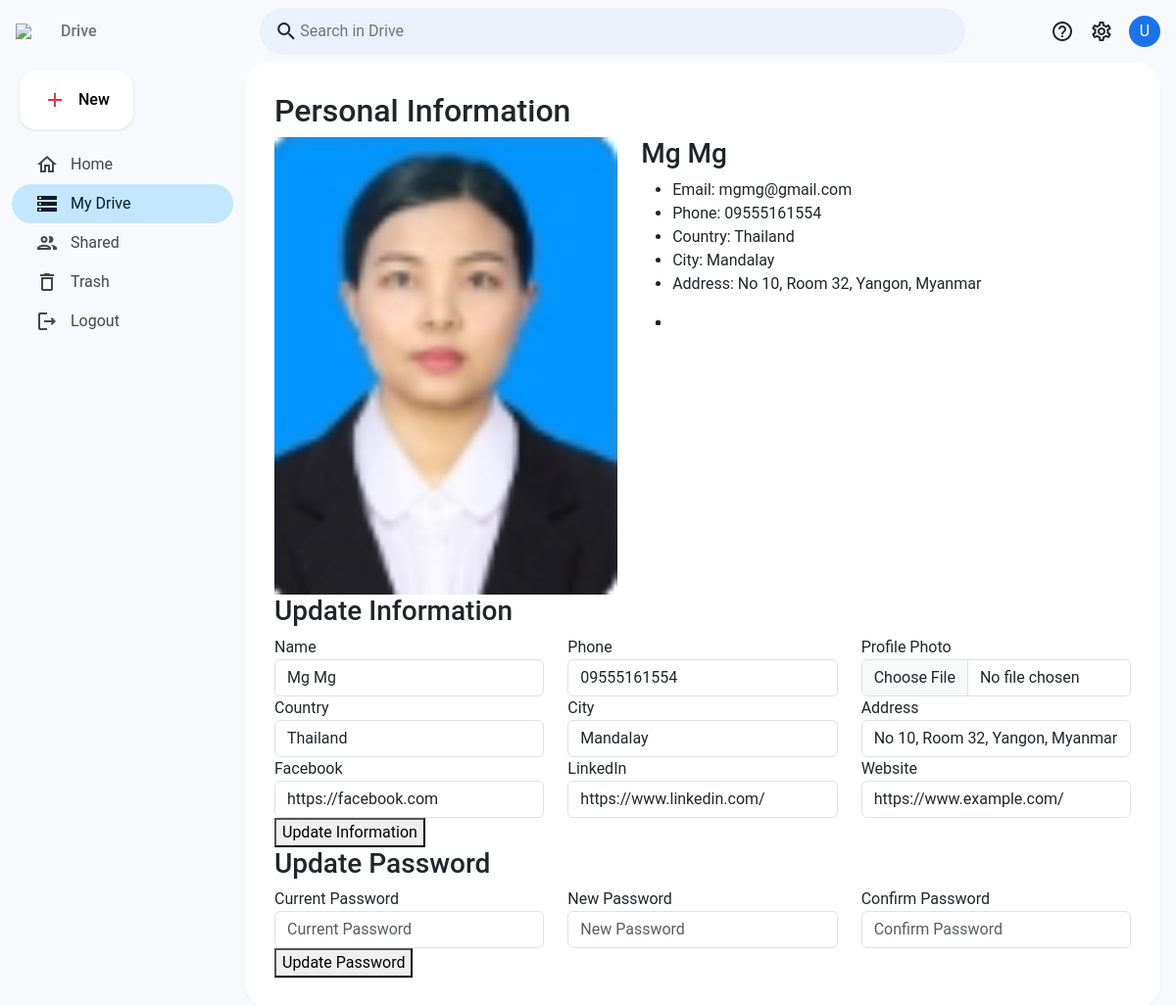
Page /profile/ (signed in) on the committed database.
### apps/accounts/models.py (models this page shows, shortened)
class Profile(models.Model):
    MEMBER_TYPE_CHOICES = [
        ("ADMIN", "Admin"),
        ("MEMBER", "Member"),
    ]
    user = models.OneToOneField(User, on_delete=models.CASCADE, related_name="profile")
    company = models.ForeignKey(
        Company, on_delete=models.CASCADE, related_name="user", null=True, blank=True
    )
    phone = models.CharField(max_length=20, blank=True, null=True)
    user_type = models.CharField(
        max_length=10, choices=MEMBER_TYPE_CHOICES, default="MEMBER"
    )
    country = models.ForeignKey(
        Country,
        on_delete=models.SET_NULL,
        related_name="profiles_country",
        null=True,
        blank=True,
    )
    city = models.ForeignKey(
        City,
        on_delete=models.SET_NULL,
        related_name="profiles_city",
        null=True,
        blank=True,
    )
    address = models.TextField(blank=True, null=True)
    photo = models.ImageField(upload_to="profile_photos/", blank=True, null=True)
    facebook = models.TextField(blank=True, null=True)
    linkedin = models.TextField(blank=True, null=True)
    x = models.TextField(blank=True, null=True)
    website = models.TextField(blank=True, null=True)

### apps/country/models.py (models this page shows)
class Country(models.Model):
    name = models.CharField(max_length=100, unique=True)
    default_currency = models.ForeignKey(Currency, on_delete=models.SET_NULL, null=True)
    class Meta:
        verbose_name_plural = "Countries"
    def __str__(self):
        return self.name

### apps/city/models.py (models this page shows)
class City(models.Model):
    name = models.CharField(max_length=100)
    country = models.ForeignKey(
        Country, on_delete=models.CASCADE, related_name="cities"
    )
    class Meta:
        unique_together = ("name", "country")
        verbose_name_plural = "Cities"
    def __str__(self):
        return self.name

### apps/accounts/views.py (the view)
# urls.py: path("profile/", views.profile, name="profile"),
@login_required(login_url="accounts:login")
def profile(request):
    profile = request.user.profile
    if request.method == "POST":
        p_form = ProfileUpdateForm(request.POST, request.FILES, instance=profile)
        u_form = UserUpdateForm(request.POST, instance=request.user)
        if p_form.is_valid() and u_form.is_valid():
            u_form.save()
            p_form.save()
            messages.success(request, "Profile updated successfully.")
            return redirect("accounts:profile")
    else:
        p_form = ProfileUpdateForm(instance=profile)
        u_form = UserUpdateForm(instance=request.user)
        change_password_form = CustomPasswordChangeForm(user=request.user)
    return render(
        request,
        "accounts/profile.html",
        {
            "p_form": p_form,
            "u_form": u_form,
            "change_password_form": change_password_form,
        },
    )

### apps/accounts/forms.py
class UserUpdateForm(forms.ModelForm):
    first_name = forms.CharField(
        widget=forms.TextInput(
            attrs={
                "class": "form-control",
                "placeholder": "First Name",
            }
        )
    )
    class Meta:
        model = User
        fields = ["first_name"]

### apps/accounts/templates/accounts/profile.html (shortened to what this page needs)
{% extends 'base.html' %}
{% load static %}
{% block contents %}
<div class="dashboard_content">
    <h2 class="dashboard_title">Personal Information</h2>
    <div class="dashboard_profile">
        <div class="dashboard_profile_info">
            <div class="row">
                <div class="col-xxl-4 col-md-5 col-lg-6 col-xl-5 wow fadeInLeft" data-wow-duration="1.5s">
                    <div class="dashboard_profile_img">
                        {% if request.user.profile.photo %}
                        <img src="{{ request.user.profile.photo.url }}" alt="agent" class="img-fluid w-100">
                        {% else %}
                        <img src="{% static 'assets/images/default_avatar.png' %}" alt="agent" class="img-fluid w-100">
                        {% endif %}
                    </div>
                </div>
                <div class="col-xxl-8 col-md-7 col-lg-6 col-xl-7 wow fadeInRight" data-wow-duration="1.5s">
                    <div class="dashboard_profile_text">
                        <h3>
                            {{ request.user.get_full_name|default:request.user.username }}
                        </h3>
                        <ul class="list">
                            <li><span>Email:</span> {{ request.user.email }}</li>
                            <li><span>Phone:</span> {{ request.user.profile.phone|default:"-" }}</li>
                            <li><span>Country:</span> {{ request.user.profile.country.name|default:"-" }}</li>
                            <li><span>City:</span> {{ request.user.profile.city.name|default:"-" }}</li>
                            <li><span>Address:</span> {{ request.user.profile.address|default:"-" }}</li>
                        </ul>
                        <ul class="icon d-flex flex-wrap">
                        </ul>
                    </div>
                </div>
            </div>
        </div>
        <div class="dashboard_profile_edit wow fadeInUp" data-wow-duration="1.5s">
            <h3>Update Information</h3>
            <form method="POST" action="{% url 'accounts:profile' %}" enctype="multipart/form-data">
                <div class="row">
                    <div class="col-md-4 col-sm-12 col-lg-4">
                        <label>Name</label>
                        {{ u_form.first_name }}
                    </div>
                    <div class="col-md-4 col-sm-12 col-lg-4">
                        <label>Phone</label>
                        {{ p_form.phone }}
                    </div>
                    <div class="col-md-4 col-sm-12 col-lg-4">
                        <label>Profile Photo</label>
                        {{ p_form.photo }}
                    </div>
                    <div class="col-md-4 col-sm-12 col-lg-4">
                        <label>Country</label>
                        {{ p_form.country }}
                    </div>
                    <div class="col-md-4 col-sm-12 col-lg-4">
                        <label>City</label>
                        {{ p_form.city }}
                    </div>
                    <div class="col-md-4 col-sm-12 col-lg-4">
                        <label>Address</label>
                        {{ p_form.address }}
                    </div>
                    <div class="col-md-4 col-sm-12 col-lg-4">
                        <label>Facebook</label>
                        {{ p_form.facebook }}
                    </div>
                    <div class="col-md-4 col-sm-12 col-lg-4">
                        <label>LinkedIn</label>
                        {{ p_form.linkedin }}
                    </div>
                    <div class="col-md-4 col-sm-12 col-lg-4">
                        <label>Website</label>
                        {{ p_form.website }}
                    </div>
                    <div class="col-12">
                        <button class="common_btn" type="submit">
                            Update Information
                        </button>
                    </div>
                </div>
            </form>
        </div>
        <div class="dashboard_profile_edit wow fadeInUp" data-wow-duration="1.5s">
            <h3>Update Password</h3>
            <form method="POST" action="{% url 'accounts:change_password' %}">
                <div class="row">
                    <div class="col-xl-4 col-lg-6">
                        <label>Current Password</label>
                        {{ change_password_form.old_password }}
                    </div>
                    <div class="col-xl-4 col-lg-6">
                        <label>New Password</label>
                        {{ change_password_form.new_password1 }}
                    </div>
                    <div class="col-xl-4 col-lg-6">
                        <label>Confirm Password</label>
                        {{ change_password_form.new_password2 }}
                    </div>
                    <div class="col-12">
                        <button class="common_btn mt-0" type="submit">
                            Update Password
                        </button>
                    </div>
                </div>
            </form>
        </div>
    </div>
</div>
{% endblock %}

### templates/base.html (shortened to what this page needs)
{% load static %}
<!DOCTYPE html>
<html lang="en">
<head>
    <link href="https://cdn.jsdelivr.net/npm/bootstrap@5.3.0/dist/css/bootstrap.min.css" rel="stylesheet">
    <link rel="stylesheet" href="{% static 'css/style.css' %}">
</head>
<body hx-boost="true" hx-target="#content" hx-push-url="true">
    <div id="content">
        {% if user.is_authenticated %}
        {% include 'includes/top.html' %}
        {% endif %}
        <div class="main-container">
            {% if user.is_authenticated %}
            {% include 'includes/menu.html' %}
            {% endif %}
            <div class="main">
                {% block contents %}{% endblock %}
            </div>
        </div>
    </div>
</body>
</html>

### templates/includes/top.html (shortened to what this page needs)
<header>
    <div class="d-flex align-items-center">
        <img src="https://upload.wikimedia.org/wikipedia/commons/1/12/Google_Drive_icon_%282020%29.svg" width="38">
        <span class="ms-2 fw-medium text-secondary">Drive</span>
    </div>
    <div class="search-container d-none d-md-flex">
        <i class="material-icons-outlined">search</i>
        <input type="text" placeholder="Search in Drive">
    </div>
    <div class="d-flex align-items-center gap-3">
        <i class="material-icons-outlined">help_outline</i>
        <i class="material-icons-outlined">settings</i>
        <div class="rounded-circle d-flex align-items-center justify-content-center"
            style="background:#1a73e8;color:white;width:32px;height:32px;">
            U
        </div>
    </div>
</header>

### templates/includes/menu.html (shortened to what this page needs)
<aside id="sidebar">
    <button class="btn-new">
        <i class="material-icons-outlined text-danger">add</i>New
    </button>
    <nav>
        <a class="nav-item {% if request.resolver_match.url_name == 'dashboard' %}active{% endif %}"
            href="{% url 'accounts:dashboard' %}" hx-get="{% url 'accounts:dashboard' %}" hx-target="#content"
            hx-push-url="true">
            <i class="material-icons-outlined">
            </i>
            Home
        </a>
        <a class="nav-item {% if request.resolver_match.url_name == 'profile' %}active{% endif %}"
            href="{% url 'accounts:profile' %}" hx-get="{% url 'accounts:profile' %}" hx-target="#content"
            hx-push-url="true">
            <i class="material-icons-outlined">
            </i>
            My Drive
        </a>
        <a class="nav-item"><i class="material-icons-outlined">people_outline</i>Shared</a>
        <a class="nav-item"><i class="material-icons-outlined">delete_outline</i>Trash</a>
        <a class="nav-item" href="{% url 'accounts:logout' %}" hx-get="{% url 'accounts:logout' %}" hx-target="#content"
            hx-push-url="true">
            <i class="material-icons-outlined">
            </i>
            Logout
        </a>
    </nav>
</aside>

### static/css/style.css (style rules this page uses)
:root { --drive-bg: #f7f9fc; --drive-white: #ffffff; --drive-text: #444746; --drive-blue-bg: #c2e7ff; --google-blue: #1a73e8; }
body { background: var(--drive-bg); font-family: Roboto, sans-serif; height: 100vh; margin: 0; display: flex; flex-direction: column; }
header { display: flex; align-items: center; padding: 8px 16px; justify-content: space-between; background: var(--drive-bg); }
.search-container { flex-grow: 1; max-width: 720px; background: #eaf1fb; border-radius: 30px; display: flex; align-items: center; padding: 0 15px; height: 48px; margin-left: 80px; }
.search-container input { border: none; background: transparent; width: 100%; outline: none; }
.main-container { display: flex; flex: 1; overflow: hidden; padding-bottom: 15px; }
aside { width: 250px; padding: 0 12px; transition: transform .3s ease; }
.btn-new { background: var(--drive-white); border: none; padding: 18px 24px; border-radius: 16px; display: flex; align-items: center; gap: 12px; box-shadow: 0 1px 3px rgba(0, 0, 0, .1); margin: 8px 0 16px 8px; font-weight: 500; }
.nav-item { display: flex; align-items: center; padding: 8px 24px; border-radius: 20px; cursor: pointer; color: var(--drive-text); text-decoration: none; }
.nav-item.active { background: var(--drive-blue-bg); color: #001d35; }
.nav-item i { margin-right: 12px; }
.main { flex: 1; background: var(--drive-white); margin-right: 16px; border-radius: 24px; padding: 30px; overflow-y: auto; box-shadow: 0 1px 2px rgba(0, 0, 0, .05); }

### rows in the picture
Profile: phone "09555161554", country "Thailand", city "Mandalay", address "No 10, Room 32, Yangon, Myanmar", facebook "https://facebook.com", linkedin "https://www.linkedin.com/", website "https://www.example.com/"

### other values in the picture
{{ request.user.get_full_name|default:request.user.username }} "Mg Mg"
{{ request.user.email }} "mgmg@gmail.com"
{{ request.user.profile.phone|default:"-" }} "09555161554"
{{ request.user.profile.country.name|default:"-" }} "Thailand"
{{ request.user.profile.city.name|default:"-" }} "Mandalay"
{{ request.user.profile.address|default:"-" }} "No 10, Room 32, Yangon, Myanmar"
